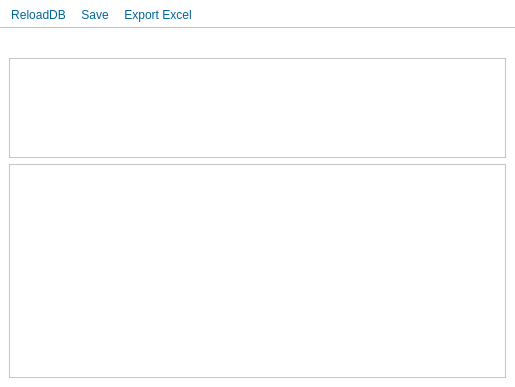
<?xml version="1.0" encoding="UTF-8"?>
<ui version="4.0">
 <class>DBViewerWindow</class>
 <widget class="QMainWindow" name="DBViewerWindow">
  <property name="geometry">
   <rect>
    <x>0</x>
    <y>0</y>
    <width>515</width>
    <height>387</height>
   </rect>
  </property>
  <property name="sizePolicy">
   <sizepolicy hsizetype="Minimum" vsizetype="Minimum">
    <horstretch>0</horstretch>
    <verstretch>0</verstretch>
   </sizepolicy>
  </property>
  <property name="palette">
   <palette>
    <active>
     <colorrole role="WindowText">
      <brush brushstyle="SolidPattern">
       <color alpha="255">
        <red>0</red>
        <green>101</green>
        <blue>153</blue>
       </color>
      </brush>
     </colorrole>
     <colorrole role="Text">
      <brush brushstyle="SolidPattern">
       <color alpha="255">
        <red>0</red>
        <green>101</green>
        <blue>153</blue>
       </color>
      </brush>
     </colorrole>
     <colorrole role="ButtonText">
      <brush brushstyle="SolidPattern">
       <color alpha="255">
        <red>0</red>
        <green>101</green>
        <blue>153</blue>
       </color>
      </brush>
     </colorrole>
     <colorrole role="Base">
      <brush brushstyle="SolidPattern">
       <color alpha="255">
        <red>255</red>
        <green>255</green>
        <blue>255</blue>
       </color>
      </brush>
     </colorrole>
     <colorrole role="Window">
      <brush brushstyle="SolidPattern">
       <color alpha="255">
        <red>255</red>
        <green>255</green>
        <blue>255</blue>
       </color>
      </brush>
     </colorrole>
     <colorrole role="PlaceholderText">
      <brush brushstyle="SolidPattern">
       <color alpha="128">
        <red>0</red>
        <green>101</green>
        <blue>153</blue>
       </color>
      </brush>
     </colorrole>
    </active>
    <inactive>
     <colorrole role="WindowText">
      <brush brushstyle="SolidPattern">
       <color alpha="255">
        <red>0</red>
        <green>101</green>
        <blue>153</blue>
       </color>
      </brush>
     </colorrole>
     <colorrole role="Text">
      <brush brushstyle="SolidPattern">
       <color alpha="255">
        <red>0</red>
        <green>101</green>
        <blue>153</blue>
       </color>
      </brush>
     </colorrole>
     <colorrole role="ButtonText">
      <brush brushstyle="SolidPattern">
       <color alpha="255">
        <red>0</red>
        <green>101</green>
        <blue>153</blue>
       </color>
      </brush>
     </colorrole>
     <colorrole role="Base">
      <brush brushstyle="SolidPattern">
       <color alpha="255">
        <red>255</red>
        <green>255</green>
        <blue>255</blue>
       </color>
      </brush>
     </colorrole>
     <colorrole role="Window">
      <brush brushstyle="SolidPattern">
       <color alpha="255">
        <red>255</red>
        <green>255</green>
        <blue>255</blue>
       </color>
      </brush>
     </colorrole>
     <colorrole role="PlaceholderText">
      <brush brushstyle="SolidPattern">
       <color alpha="128">
        <red>0</red>
        <green>101</green>
        <blue>153</blue>
       </color>
      </brush>
     </colorrole>
    </inactive>
    <disabled>
     <colorrole role="WindowText">
      <brush brushstyle="SolidPattern">
       <color alpha="255">
        <red>120</red>
        <green>120</green>
        <blue>120</blue>
       </color>
      </brush>
     </colorrole>
     <colorrole role="Text">
      <brush brushstyle="SolidPattern">
       <color alpha="255">
        <red>120</red>
        <green>120</green>
        <blue>120</blue>
       </color>
      </brush>
     </colorrole>
     <colorrole role="ButtonText">
      <brush brushstyle="SolidPattern">
       <color alpha="255">
        <red>120</red>
        <green>120</green>
        <blue>120</blue>
       </color>
      </brush>
     </colorrole>
     <colorrole role="Base">
      <brush brushstyle="SolidPattern">
       <color alpha="255">
        <red>255</red>
        <green>255</green>
        <blue>255</blue>
       </color>
      </brush>
     </colorrole>
     <colorrole role="Window">
      <brush brushstyle="SolidPattern">
       <color alpha="255">
        <red>255</red>
        <green>255</green>
        <blue>255</blue>
       </color>
      </brush>
     </colorrole>
     <colorrole role="PlaceholderText">
      <brush brushstyle="SolidPattern">
       <color alpha="128">
        <red>0</red>
        <green>0</green>
        <blue>0</blue>
       </color>
      </brush>
     </colorrole>
    </disabled>
   </palette>
  </property>
  <property name="windowTitle">
   <string>Coreso SQLite Viewer</string>
  </property>
  <property name="windowIcon">
   <iconset resource="icons.qrc">
    <normaloff>:/icons/icons/Coreso.png</normaloff>:/icons/icons/Coreso.png</iconset>
  </property>
  <widget class="QWidget" name="centralwidget">
   <layout class="QVBoxLayout" name="verticalLayout">
    <item>
     <widget class="QLabel" name="LabelStatus">
      <property name="text">
       <string/>
      </property>
     </widget>
    </item>
    <item>
     <widget class="QListWidget" name="ListTables">
      <property name="sizePolicy">
       <sizepolicy hsizetype="Expanding" vsizetype="Fixed">
        <horstretch>0</horstretch>
        <verstretch>0</verstretch>
       </sizepolicy>
      </property>
      <property name="maximumSize">
       <size>
        <width>16777215</width>
        <height>100</height>
       </size>
      </property>
     </widget>
    </item>
    <item>
     <widget class="QTableWidget" name="TableViewer">
      <property name="sizePolicy">
       <sizepolicy hsizetype="MinimumExpanding" vsizetype="Expanding">
        <horstretch>0</horstretch>
        <verstretch>0</verstretch>
       </sizepolicy>
      </property>
      <attribute name="verticalHeaderVisible">
       <bool>false</bool>
      </attribute>
      <attribute name="verticalHeaderHighlightSections">
       <bool>false</bool>
      </attribute>
     </widget>
    </item>
   </layout>
  </widget>
  <widget class="QToolBar" name="toolBar">
   <property name="windowTitle">
    <string>toolBar</string>
   </property>
   <property name="movable">
    <bool>false</bool>
   </property>
   <property name="toolButtonStyle">
    <enum>Qt::ToolButtonTextUnderIcon</enum>
   </property>
   <property name="floatable">
    <bool>false</bool>
   </property>
   <attribute name="toolBarArea">
    <enum>TopToolBarArea</enum>
   </attribute>
   <attribute name="toolBarBreak">
    <bool>false</bool>
   </attribute>
   <addaction name="actionReload"/>
   <addaction name="actionSaveTable"/>
   <addaction name="actionExportTable"/>
  </widget>
  <action name="actionReload">
   <property name="icon">
    <iconset resource="icons.qrc">
     <normaloff>:/icons/icons/refresh.svg</normaloff>:/icons/icons/refresh.svg</iconset>
   </property>
   <property name="text">
    <string>ReloadDB</string>
   </property>
   <property name="toolTip">
    <string>Reload table and delete changes</string>
   </property>
   <property name="shortcut">
    <string>F4</string>
   </property>
  </action>
  <action name="actionSaveTable">
   <property name="icon">
    <iconset resource="icons.qrc">
     <normaloff>:/icons/icons/save.svg</normaloff>:/icons/icons/save.svg</iconset>
   </property>
   <property name="text">
    <string>Save</string>
   </property>
   <property name="toolTip">
    <string>Update table to DB</string>
   </property>
   <property name="shortcut">
    <string>F5</string>
   </property>
  </action>
  <action name="actionExportTable">
   <property name="checkable">
    <bool>false</bool>
   </property>
   <property name="icon">
    <iconset resource="icons.qrc">
     <normaloff>:/icons/icons/ms-excel.svg</normaloff>:/icons/icons/ms-excel.svg</iconset>
   </property>
   <property name="text">
    <string>Export Excel</string>
   </property>
   <property name="toolTip">
    <string>Export current table to Excel</string>
   </property>
   <property name="iconVisibleInMenu">
    <bool>true</bool>
   </property>
  </action>
 </widget>
 <resources>
  <include location="icons.qrc"/>
 </resources>
 <connections/>
</ui>
